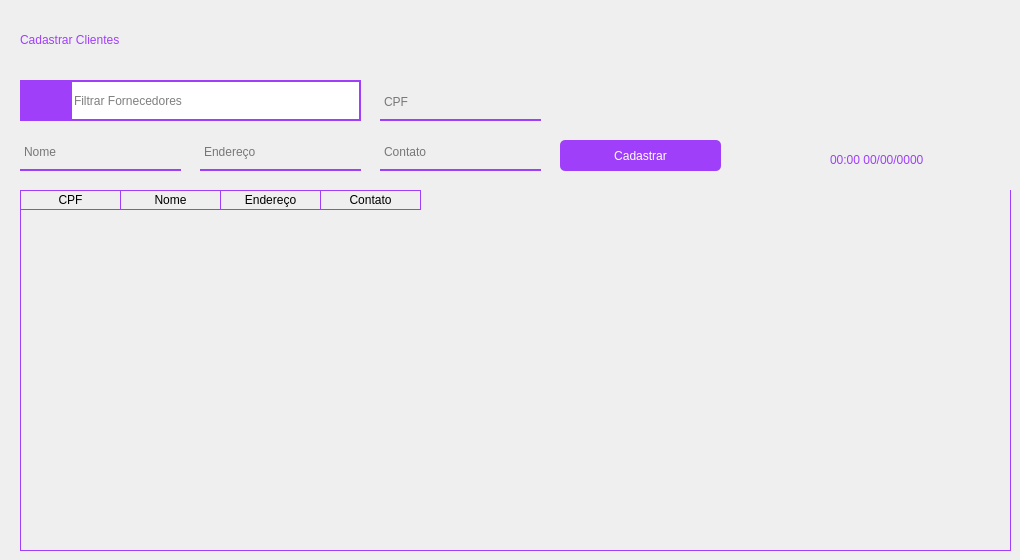
      <widget class="QWidget" name="pg_cadastrar_clientes">
       <widget class="QTableWidget" name="tabela_cadastrar_clientes">
        <property name="geometry">
         <rect>
          <x>20</x>
          <y>190</y>
          <width>991</width>
          <height>361</height>
         </rect>
        </property>
        <property name="styleSheet">
         <string notr="true">QTableWidget {
	gridline-color: #9f3ffa;;
	background-color: transparent;
	outline: 0;
	border: 1px solid #9f3ffa;
	border-top: 0px
	
}

QTableWidget::item:selected{
	background-color:#9f3ffa;;
}

QTableWidget::horizontalHeader {	
	background-color: #9f3ffa;
}

QHeaderView::section:horizontal
{
    border: 1px solid #9f3ffa;
	background-color: transparent;
	border-left: 0px;
	color: black;

}
</string>
        </property>
        <property name="frameShape">
         <enum>QFrame::Panel</enum>
        </property>
        <property name="frameShadow">
         <enum>QFrame::Sunken</enum>
        </property>
        <property name="editTriggers">
         <set>QAbstractItemView::SelectedClicked</set>
        </property>
        <property name="tabKeyNavigation">
         <bool>true</bool>
        </property>
        <property name="showDropIndicator" stdset="0">
         <bool>false</bool>
        </property>
        <property name="alternatingRowColors">
         <bool>false</bool>
        </property>
        <property name="selectionMode">
         <enum>QAbstractItemView::ExtendedSelection</enum>
        </property>
        <property name="gridStyle">
         <enum>Qt::SolidLine</enum>
        </property>
        <property name="sortingEnabled">
         <bool>true</bool>
        </property>
        <attribute name="verticalHeaderVisible">
         <bool>false</bool>
        </attribute>
        <attribute name="verticalHeaderShowSortIndicator" stdset="0">
         <bool>false</bool>
        </attribute>
        <attribute name="verticalHeaderStretchLastSection">
         <bool>false</bool>
        </attribute>
        <column>
         <property name="text">
          <string>CPF</string>
         </property>
        </column>
        <column>
         <property name="text">
          <string>Nome</string>
         </property>
        </column>
        <column>
         <property name="text">
          <string>Endereço</string>
         </property>
        </column>
        <column>
         <property name="text">
          <string>Contato</string>
         </property>
        </column>
       </widget>
       <widget class="QPushButton" name="btn_finalizar_cadastro_clientes">
        <property name="geometry">
         <rect>
          <x>560</x>
          <y>140</y>
          <width>161</width>
          <height>31</height>
         </rect>
        </property>
        <property name="styleSheet">
         <string notr="true">QPushButton {
border: 2px;
background-color: rgb(159, 63, 250);
color: white;
border-radius: 5px;
font: 10pt &quot;Montserrat&quot;;
outline: 0;
}

QPushButton:hover {
	background-color: rgb(197, 62, 255);
}
</string>
        </property>
        <property name="text">
         <string>Cadastrar</string>
        </property>
       </widget>
       <widget class="QPushButton" name="btn_pesquisar_produto_8">
        <property name="geometry">
         <rect>
          <x>20</x>
          <y>80</y>
          <width>51</width>
          <height>41</height>
         </rect>
        </property>
        <property name="styleSheet">
         <string notr="true">QPushButton {
border: 2px;
background-color: rgb(159, 63, 250);
color: white;

font: 10pt &quot;Montserrat&quot;;
outline: 0;
}

QPushButton:hover {
	background-color: rgb(197, 62, 255);
}
</string>
        </property>
        <property name="text">
         <string/>
        </property>
        <property name="icon">
         <iconset resource="../QRC/file_principal_rc.qrc">
          <normaloff>:/icones/lupa.png</normaloff>:/icones/lupa.png</iconset>
        </property>
        <property name="iconSize">
         <size>
          <width>25</width>
          <height>25</height>
         </size>
        </property>
       </widget>
       <widget class="QLineEdit" name="line_nome_cadastrar_clientes">
        <property name="geometry">
         <rect>
          <x>20</x>
          <y>140</y>
          <width>161</width>
          <height>31</height>
         </rect>
        </property>
        <property name="styleSheet">
         <string notr="true">background-color: rgba(0, 0 , 0, 0);
border: 2px solid rgba(0,0,0,0);
border-bottom-color: rgb(159, 63, 250);
color: rgb(0,0,0);
padding-bottom: 8px;
border-radius: 0px;
font: 10pt &quot;Montserrat&quot;;</string>
        </property>
        <property name="text">
         <string/>
        </property>
        <property name="placeholderText">
         <string>Nome</string>
        </property>
        <property name="clearButtonEnabled">
         <bool>true</bool>
        </property>
       </widget>
       <widget class="QLineEdit" name="line_cpf_cadastrar_clientes">
        <property name="geometry">
         <rect>
          <x>380</x>
          <y>90</y>
          <width>161</width>
          <height>31</height>
         </rect>
        </property>
        <property name="styleSheet">
         <string notr="true">background-color: rgba(0, 0 , 0, 0);
border: 2px solid rgba(0,0,0,0);
border-bottom-color: rgb(159, 63, 250);
color: rgb(0,0,0);
padding-bottom: 8px;
border-radius: 0px;
font: 10pt &quot;Montserrat&quot;;</string>
        </property>
        <property name="text">
         <string/>
        </property>
        <property name="placeholderText">
         <string>CPF</string>
        </property>
        <property name="clearButtonEnabled">
         <bool>true</bool>
        </property>
       </widget>
       <widget class="QLineEdit" name="line_endereco_cadastrar_clientes">
        <property name="geometry">
         <rect>
          <x>200</x>
          <y>140</y>
          <width>161</width>
          <height>31</height>
         </rect>
        </property>
        <property name="styleSheet">
         <string notr="true">background-color: rgba(0, 0 , 0, 0);
border: 2px solid rgba(0,0,0,0);
border-bottom-color: rgb(159, 63, 250);
color: rgb(0,0,0);
padding-bottom: 8px;
border-radius: 0px;
font: 10pt &quot;Montserrat&quot;;</string>
        </property>
        <property name="text">
         <string/>
        </property>
        <property name="placeholderText">
         <string>Endereço</string>
        </property>
        <property name="clearButtonEnabled">
         <bool>true</bool>
        </property>
       </widget>
       <widget class="QLineEdit" name="line_search_Bar_cadastrar_clientes">
        <property name="geometry">
         <rect>
          <x>70</x>
          <y>80</y>
          <width>291</width>
          <height>41</height>
         </rect>
        </property>
        <property name="styleSheet">
         <string notr="true">border: 2px solid #9f3ffa;
font: 10pt &quot;Montserrat&quot;;</string>
        </property>
        <property name="text">
         <string/>
        </property>
        <property name="cursorPosition">
         <number>0</number>
        </property>
        <property name="placeholderText">
         <string>Filtrar Fornecedores</string>
        </property>
        <property name="clearButtonEnabled">
         <bool>true</bool>
        </property>
       </widget>
       <widget class="QLabel" name="lbl_titulo_cadastrar_clientes">
        <property name="geometry">
         <rect>
          <x>20</x>
          <y>20</y>
          <width>371</width>
          <height>41</height>
         </rect>
        </property>
        <property name="styleSheet">
         <string notr="true">color: #9f3ffa;
font: 20pt &quot;Montserrat&quot;;</string>
        </property>
        <property name="text">
         <string>Cadastrar Clientes</string>
        </property>
        <property name="textInteractionFlags">
         <set>Qt::LinksAccessibleByMouse|Qt::TextSelectableByMouse</set>
        </property>
       </widget>
       <widget class="QLineEdit" name="line_contato_cadastrar_clientes">
        <property name="geometry">
         <rect>
          <x>380</x>
          <y>140</y>
          <width>161</width>
          <height>31</height>
         </rect>
        </property>
        <property name="styleSheet">
         <string notr="true">background-color: rgba(0, 0 , 0, 0);
border: 2px solid rgba(0,0,0,0);
border-bottom-color: rgb(159, 63, 250);
color: rgb(0,0,0);
padding-bottom: 8px;
border-radius: 0px;
font: 10pt &quot;Montserrat&quot;;</string>
        </property>
        <property name="text">
         <string/>
        </property>
        <property name="placeholderText">
         <string>Contato</string>
        </property>
        <property name="clearButtonEnabled">
         <bool>true</bool>
        </property>
       </widget>
       <widget class="QLabel" name="lbl_hora_data_cadastrar_clientes">
        <property name="geometry">
         <rect>
          <x>830</x>
          <y>150</y>
          <width>181</width>
          <height>21</height>
         </rect>
        </property>
        <property name="styleSheet">
         <string notr="true">font: 13pt &quot;Montserrat&quot;;
color: #9f3ffa;
</string>
        </property>
        <property name="text">
         <string>00:00 00/00/0000</string>
        </property>
        <property name="textFormat">
         <enum>Qt::AutoText</enum>
        </property>
        <property name="wordWrap">
         <bool>false</bool>
        </property>
        <property name="textInteractionFlags">
         <set>Qt::LinksAccessibleByKeyboard|Qt::LinksAccessibleByMouse</set>
        </property>
       </widget>
      </widget>
